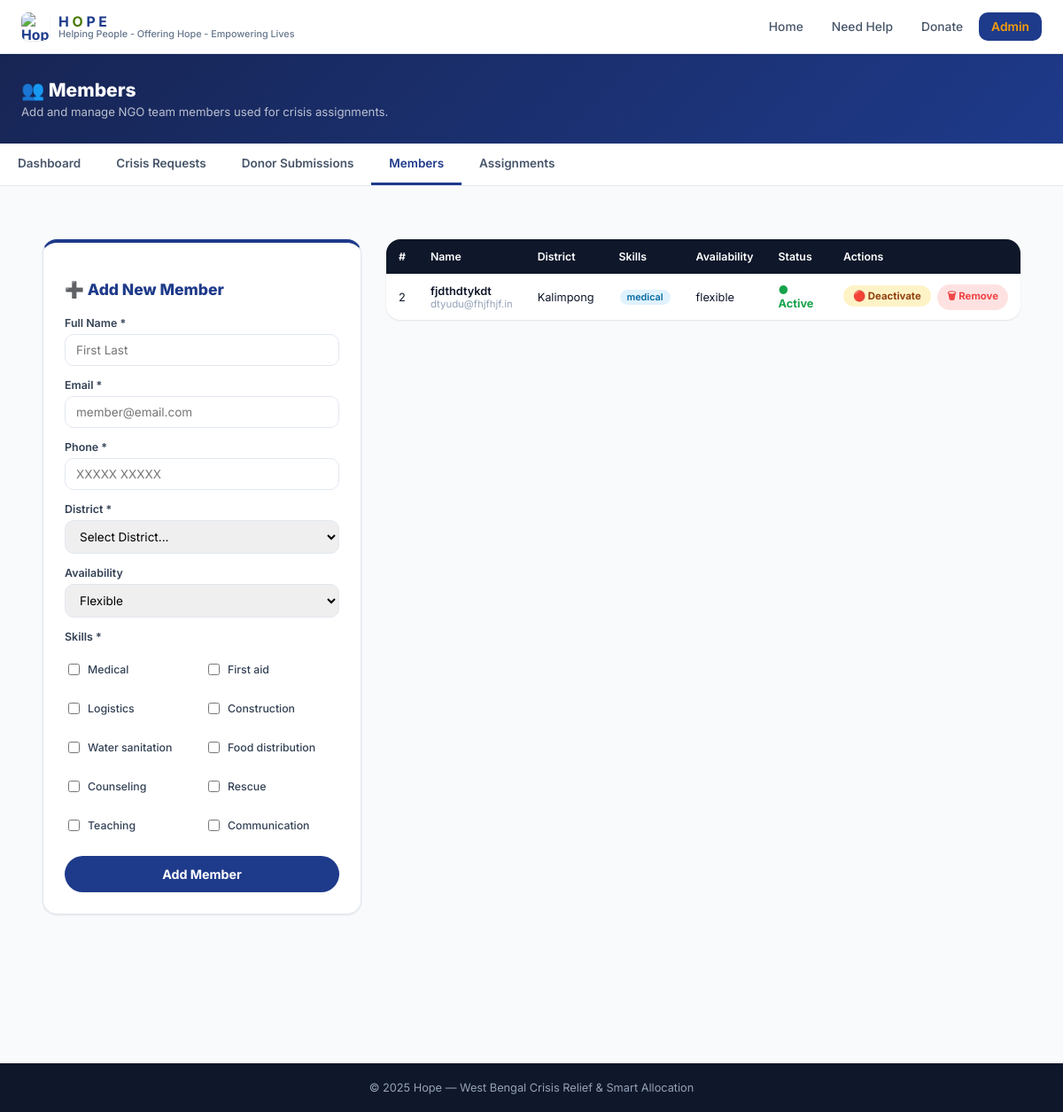
/admin/members (signed in), run on the app's committed database.
### tables this page shows
CREATE TABLE member (
    id            INTEGER PRIMARY KEY AUTOINCREMENT,
    full_name     TEXT    NOT NULL,
    email         TEXT    NOT NULL UNIQUE,
    phone         TEXT    NOT NULL,
    skills        TEXT    NOT NULL DEFAULT '[]',
    district      TEXT    NOT NULL,
    availability  TEXT    NOT NULL DEFAULT 'flexible',
    active        INTEGER NOT NULL DEFAULT 1,
    created_at    TEXT    NOT NULL
);

### app.py (the view)
@app.route("/admin/members")
@admin_required
def admin_members():
    db = get_db()
    members = db.execute("SELECT * FROM member ORDER BY full_name ASC").fetchall()
    return render_template("admin_members.html", members=members,
                           districts=WB_DISTRICTS, skills=SKILL_TAGS)

### app.py (called while the page is built)
def get_db():
    if "db" not in g:
        os.makedirs(os.path.dirname(DB_PATH), exist_ok=True)
        g.db = sqlite3.connect(DB_PATH)
        g.db.row_factory = sqlite3.Row
        g.db.execute("PRAGMA foreign_keys = ON")
        g.db.execute("PRAGMA journal_mode = WAL")
    return g.db

def admin_required(f):
    @wraps(f)
    def decorated(*args, **kwargs):
        if not session.get("admin"):
            return redirect(url_for("admin_login"))
        return f(*args, **kwargs)
    return decorated

@app.after_request
def no_cache_api(resp):
    if request.path.startswith("/api/"):
        resp.headers["Cache-Control"] = "no-store"
    return resp

@app.template_filter('from_json')
def from_json_filter(value):
    try:
        return json.loads(value)
    except Exception:
        return []

### templates/admin_members.html (shortened to what this page needs)
{% extends "base.html" %}
{% block hero %}
<div class="admin-hero">
  <div class="admin-hero-inner">
    <h1 style="font-size:1.4rem;font-weight:800;margin:0;">👥 Members</h1>
    <p style="color:rgba(255,255,255,.7);margin:4px 0 0;font-size:.88rem;">Add and manage NGO team members used for crisis assignments.</p>
  </div>
</div>
<div class="admin-nav">
  <div class="admin-nav-inner">
    <a class="a-nav-link" href="/admin">Dashboard</a>
    <a class="a-nav-link" href="/admin/crises">Crisis Requests</a>
    <a class="a-nav-link" href="/admin/donors">Donor Submissions</a>
    <a class="a-nav-link active" href="/admin/members">Members</a>
    <a class="a-nav-link" href="/admin/assignments">Assignments</a>
  </div>
</div>
{% endblock %}
{% block content %}
<div class="page-wrap">
  <div class="add-card">
    <h3>➕ Add New Member</h3>
    <label>Full Name *</label>
    <input type="text" id="m_name" placeholder="First Last">
    <label>Email *</label>
    <input type="email" id="m_email" placeholder="member@email.com">
    <label>Phone *</label>
    <input type="tel" id="m_phone" placeholder="XXXXX XXXXX">
    <label>District *</label>
    <select id="m_district">
      <option value="" disabled selected>Select District...</option>
    </select>
    <label>Availability</label>
    <select id="m_avail">
      <option value="flexible">Flexible</option>
    </select>
    <label>Skills *</label>
    <div class="skill-grid">
      {% for s in skills %}
      <label class="skill-chk">
        <input type="checkbox" class="skill-cb" value="{{ s }}">
        {{ s.replace('_',' ')|capitalize }}
      </label>
      {% endfor %}
    </div>
    <button class="add-btn" onclick="addMember()">Add Member</button>
  </div>
  <div>
    <table class="tbl">
      <thead>
        <tr>
          <th>#</th><th>Name</th><th>District</th><th>Skills</th>
          <th>Availability</th><th>Status</th><th>Actions</th>
        </tr>
      </thead>
      <tbody>
      {% for m in members %}
      <tr id="mrow-{{ m.id }}">
        <td>{{ m.id }}</td>
        <td>
          <div style="font-weight:600;">{{ m.full_name }}</div>
          <div style="color:var(--slate-400);font-size:.76rem;">{{ m.email }}</div>
        </td>
        <td>{{ m.district }}</td>
        <td>
          {% set parsed = m.skills | tojson %}
          {% for sk in m.skills | from_json %}
          <span class="skill-tag">{{ sk.replace('_',' ') }}</span>
          {% endfor %}
        </td>
        <td>{{ m.availability }}</td>
        <td>
          {% if m.active %}
          <span style="color:var(--green);font-weight:700;">● Active</span>
          {% else %}
          <span style="color:var(--slate-400);font-weight:700;">○ Inactive</span>
          {% endif %}
        </td>
        <td style="white-space:nowrap;">
          <button class="action-btn" style="background:var(--amber-soft);color:#92400e;"
            onclick="toggleMember({{ m.id }})">
            {{ '🔴 Deactivate' if m.active else '🟢 Activate' }}
          </button>
          <button class="action-btn" style="background:var(--red-soft);color:var(--red);margin-left:4px;"
            onclick="deleteMember({{ m.id }})">🗑 Remove</button>
        </td>
      </tr>
      {% else %}
      <tr><td colspan="7" style="text-align:center;color:var(--slate-400);padding:32px;">No members added yet.</td></tr>
      {% endfor %}
      </tbody>
    </table>
  </div>
</div>
{% endblock %}

### static/css/main.css (style rules this page uses)
:root { --navy: #1e3a8a; --navy-dark: #172554; --navy-light: #3b82f6; --green: #16a34a; --green-dark: #15803d; --green-soft: #dcfce7; --amber: #f59e0b; --amber-soft: #fef3c7; --red: #ef4444; --red-soft: #fee2e2; --purple: #7c3aed; --purple-soft: #ede9fe; --cyan: #0ea5e9; --cyan-soft: #e0f2fe; --slate-900: #0f172a; --slate-700: #334155; --slate-600: #475569; --slate-500: #64748b; --slate-400: #94a3b8; --slate-300: #cbd5e1; --slate-200: #e2e8f0; --slate-100: #f1f5f9; --slate-50: #f8fafc; --white: #ffffff; --radius-sm: 6px; --radius-md: 10px; --radius-lg: 16px; --radius-xl: 24px; --shadow-sm: 0 1px 2px rgba(15, 23, 42, .06), 0 1px 3px rgba(15, 23, 42, .04); --shadow-md: 0 4px 6px -1px rgba(15, 23, 42, .08), 0 2px 4px -2px rgba(15, 23, 42, .05); --shadow-lg: 0 10px 15px -3px rgba(15, 23, 42, .08), 0 4px 6px -4px rgba(15, 23, 42, .05); --shadow-xl: 0 20px 25px -5px rgba(15, 23, 42, .1), 0 8px 10px -6px rgba(15, 23, 42, .05); --transition: 180ms cubic-bezier(.4, 0, .2, 1); }
* { box-sizing: border-box; }
html, body { margin: 0; padding: 0; font-family: 'Inter', -apple-system, BlinkMacSystemFont, 'Segoe UI', sans-serif; font-size: 15px; color: var(--slate-900); background: var(--slate-50); -webkit-font-smoothing: antialiased; }
a { color: inherit; text-decoration: none; }
button { font-family: inherit; cursor: pointer; }
input, select, textarea { font-family: inherit; font-size: inherit; }

### templates/admin_members.html (style rules this page uses)
.admin-hero { background:linear-gradient(135deg,var(--navy-dark),var(--navy)); color:white; padding:28px 24px; }
.admin-hero-inner { max-width:1200px; margin:0 auto; }
.admin-nav { background:white; border-bottom:1px solid var(--slate-200); }
.admin-nav-inner { max-width:1200px; margin:0 auto; display:flex; gap:0; overflow-x:auto; }
.a-nav-link { padding:14px 20px; font-weight:600; font-size:.9rem; color:var(--slate-600); border-bottom:3px solid transparent; white-space:nowrap; text-decoration:none; }
.a-nav-link:hover,.a-nav-link.active { color:var(--navy); border-bottom-color:var(--navy); }
.page-wrap { max-width:1200px; margin:0 auto; padding:28px 24px; display:grid; grid-template-columns:360px 1fr; gap:28px; }
.add-card { background:white; border-radius:var(--radius-lg); box-shadow:var(--shadow-sm); border:1px solid var(--slate-200); padding:24px; height:fit-content; border-top:4px solid var(--navy); }
.add-card h3 { font-weight:800; color:var(--navy); margin-bottom:20px; }
label { display:block; font-weight:600; font-size:.83rem; color:var(--slate-700); margin-bottom:5px; margin-top:14px; }
input,select { width:100%; padding:9px 12px; border:1.5px solid var(--slate-200); border-radius:var(--radius-md); font-size:.9rem; }
.skill-grid { display:grid; grid-template-columns:1fr 1fr; gap:6px; margin-top:6px; }
.skill-chk { display:flex; align-items:center; gap:6px; font-size:.82rem; font-weight:500; color:var(--slate-700); }
.skill-chk input[type=checkbox] { width:auto; }
.add-btn { width:100%; margin-top:20px; padding:12px; background:var(--navy); color:white; border:none; border-radius:50px; font-weight:700; cursor:pointer; font-size:.95rem; }
.tbl { width:100%; border-collapse:collapse; background:white; border-radius:var(--radius-lg); overflow:hidden; box-shadow:var(--shadow-sm); }
.tbl th { background:var(--slate-900); color:white; padding:12px 14px; text-align:left; font-size:.82rem; font-weight:600; }
.tbl td { padding:11px 14px; border-bottom:1px solid var(--slate-100); font-size:.85rem; vertical-align:middle; }
.tbl tr:last-child td { border-bottom:none; }
.skill-tag { display:inline-block; padding:2px 8px; background:var(--cyan-soft); color:#0369a1; border-radius:50px; font-size:.72rem; font-weight:600; margin:1px; }
.action-btn { padding:5px 11px; border:none; border-radius:50px; font-size:.76rem; font-weight:700; cursor:pointer; }

### data on the page
member: id "2", full_name "fjdthdtykdt", email "dtyudu@fhjfhjf.in", district "Kalimpong", replace "medical", availability "flexible", shows "● Active", active "🔴 Deactivate"

### other printed values
{{ s.replace('_',' ')|capitalize }} "Medical" "First aid" "Logistics" "Construction" "Water sanitation" "Food distribution" "Counseling" "Rescue" "Teaching" "Communication"
